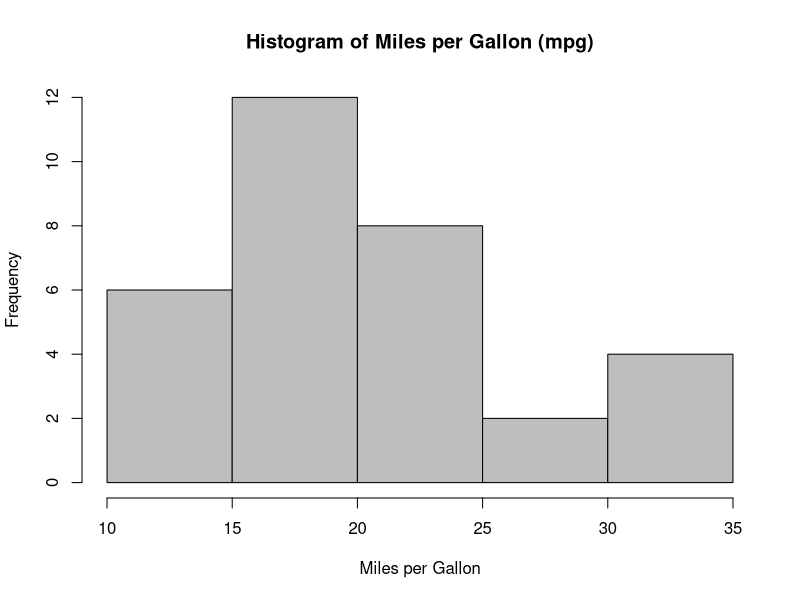
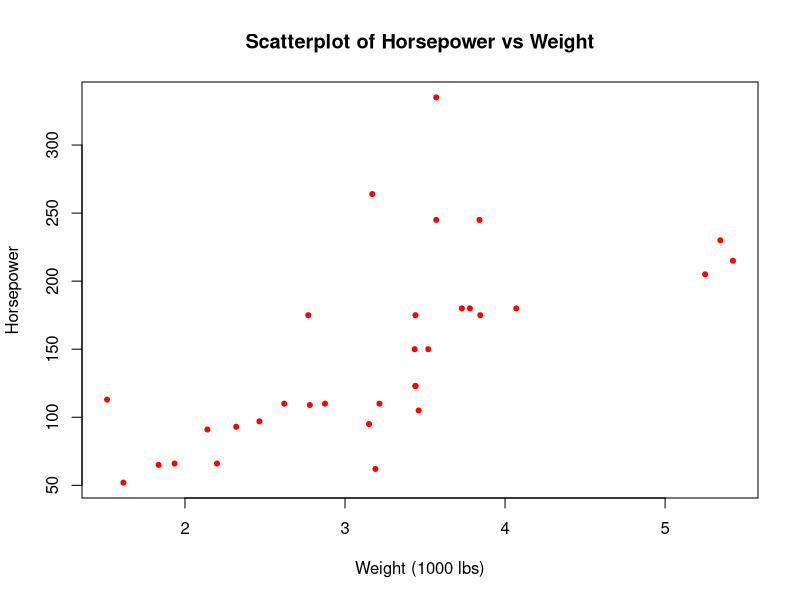
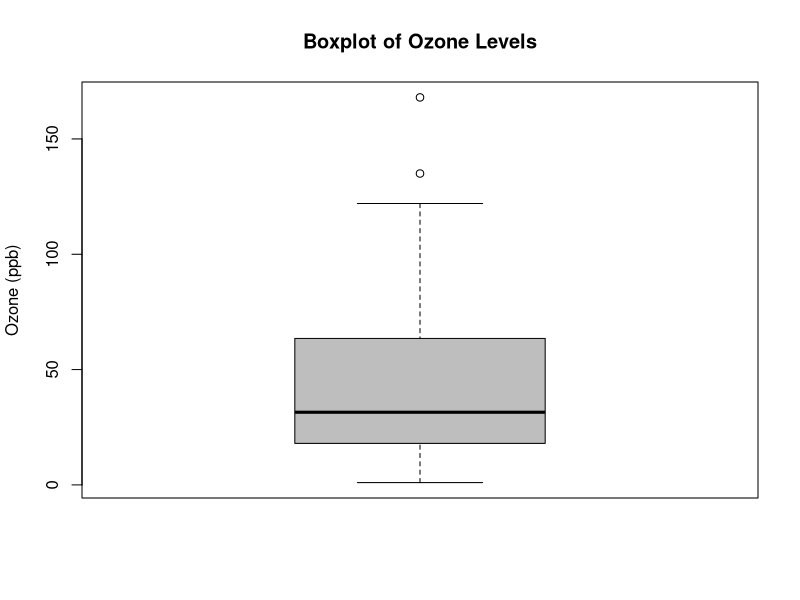
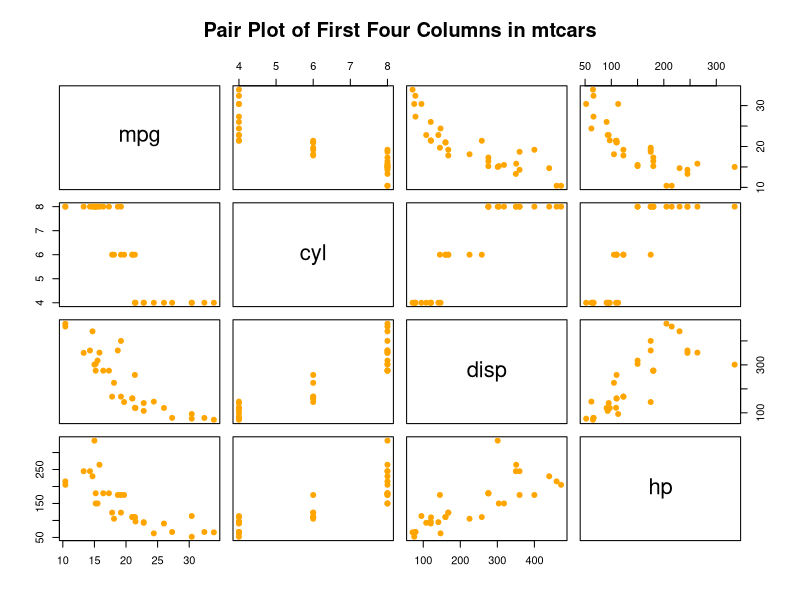

Source code (R) for these figures, in order:
#Practical 6

#Exercise Question

# 1. Create a histogram of mpg from the mtcars dataset.

hist(mtcars$mpg,
     main = "Histogram of Miles per Gallon (mpg)",
     xlab = "Miles per Gallon",
     col = "grey")

# 2. Generate a scatterplot of hp vs wt from mtcars.

plot(mtcars$wt, mtcars$hp,
     main = "Scatterplot of Horsepower vs Weight",
     xlab = "Weight (1000 lbs)",
     ylab = "Horsepower",
     col = "red",
     pch = 20)

# 3. Draw a boxplot of Ozone values from the airquality dataset.

boxplot(airquality$Ozone,
        main = "Boxplot of Ozone Levels",
        ylab = "Ozone (ppb)",
        col = "gray",
        border = "black")
# 4. Find the correlation between Sepal.Length and Sepal.Width in iris.

correlation <- cor(iris$Sepal.Length, iris$Sepal.Width)
correlation

# 5. Create a pair plot of the first four columns of mtcars.

pairs(mtcars[, 1:4],
      main = "Pair Plot of First Four Columns in mtcars",
      col = "orange",
      pch = 19)
